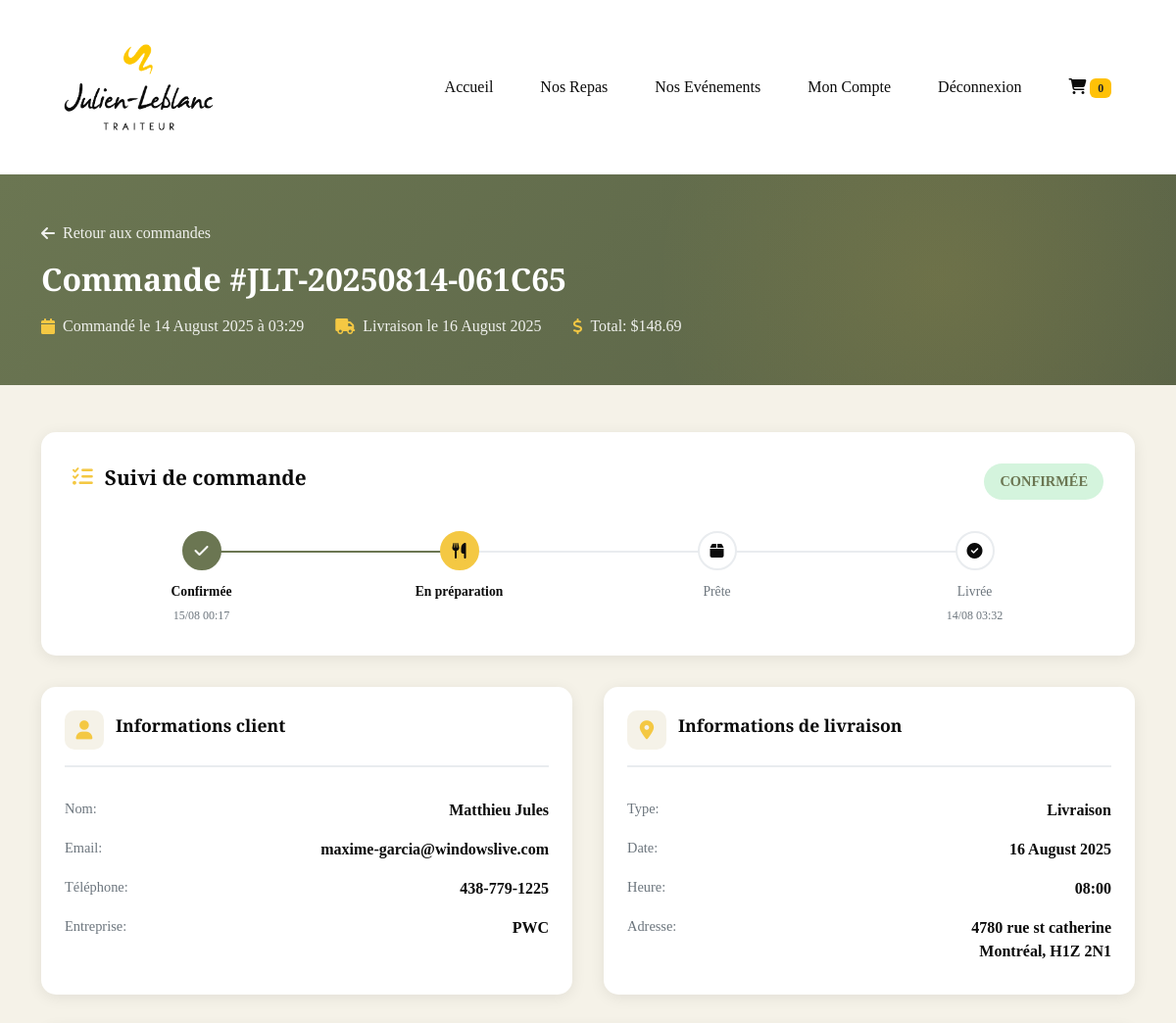
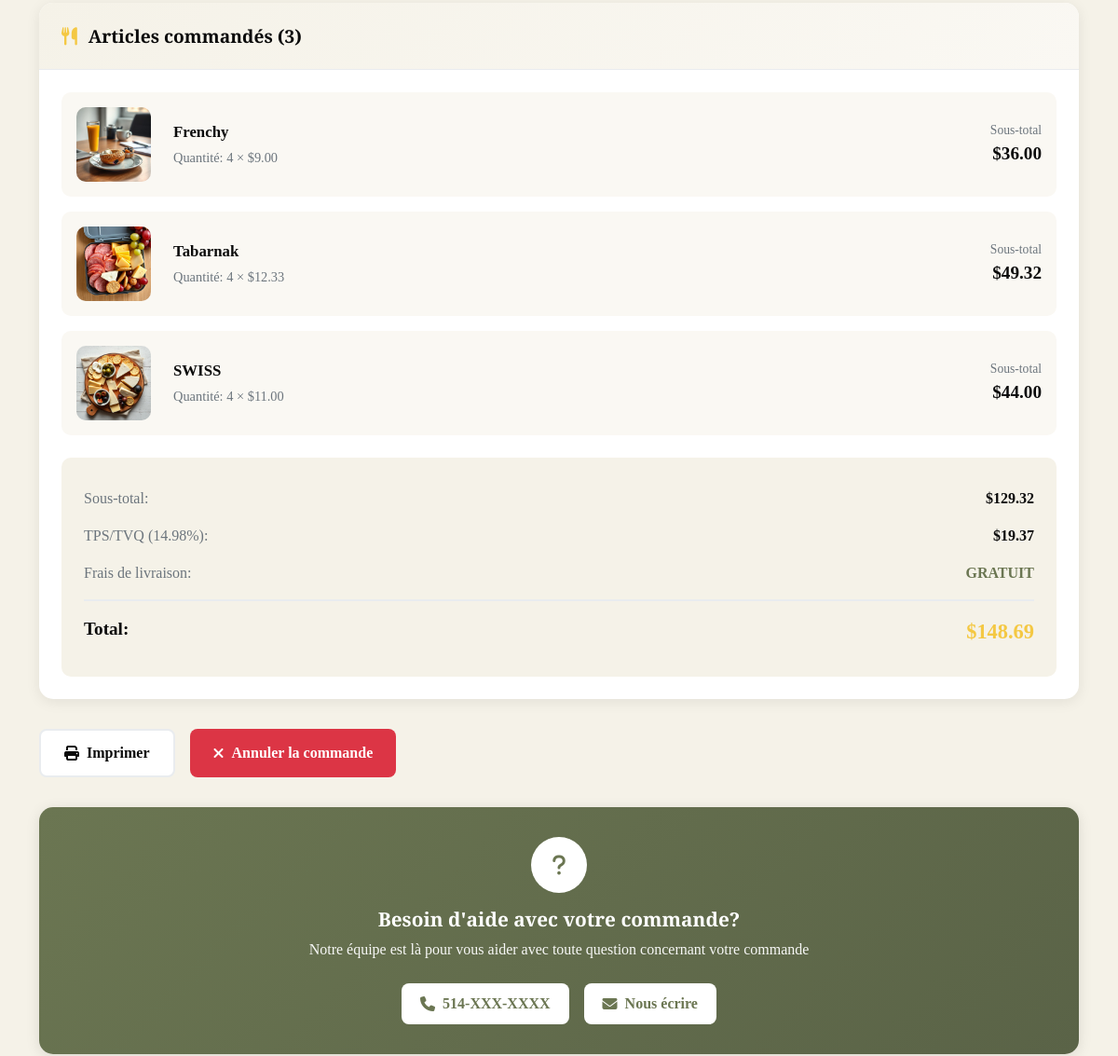
The page /account/order/JLT-20250814-061C65/ (signed in, upper part) on the database as committed earlier (2 pictures, top to bottom).
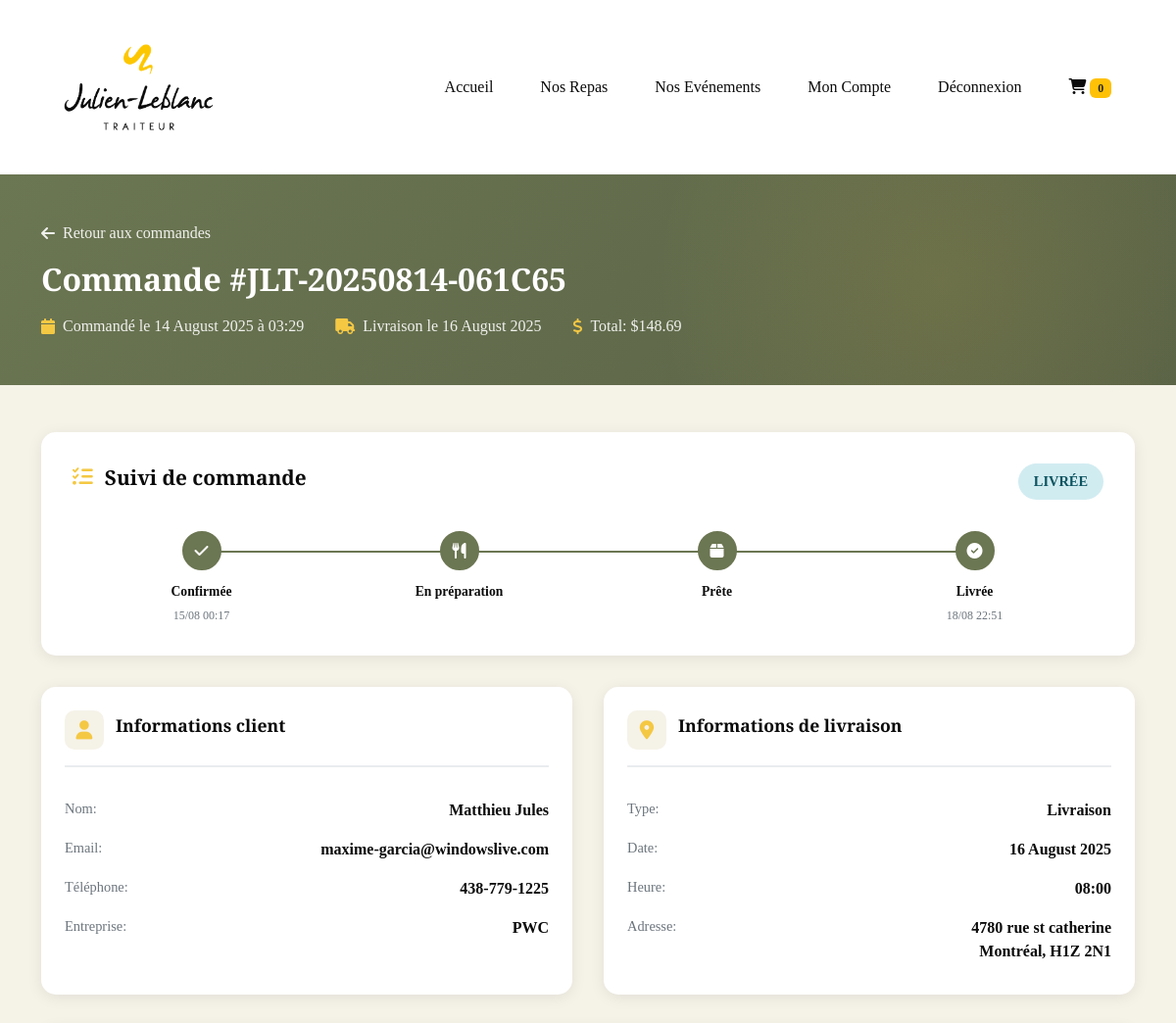
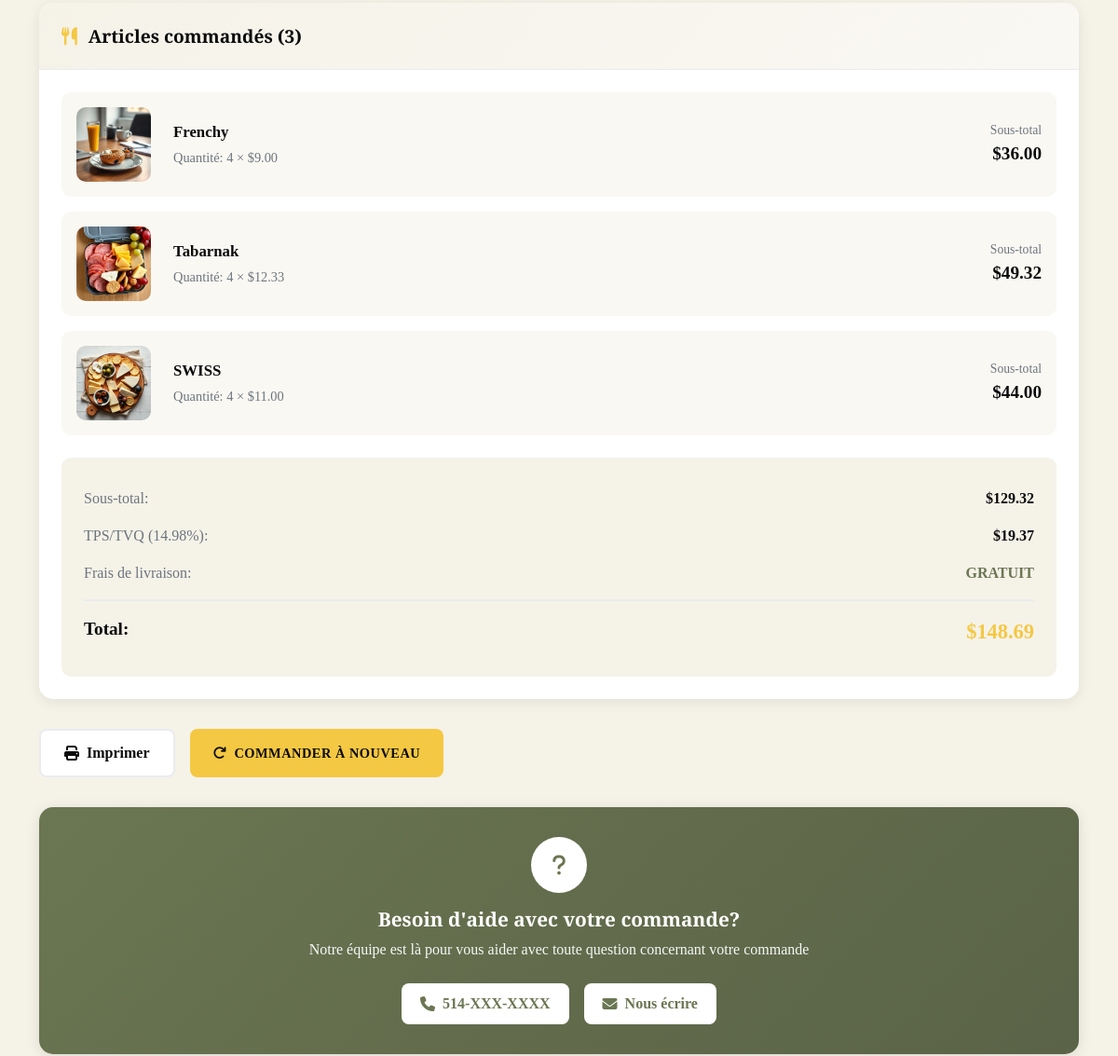
The same page on the database as committed later (2 pictures, top to bottom).
### JLTsite/models.py (models this page shows, shortened)
class Order(models.Model):
    PENDING = 'pending'
    CONFIRMED = 'confirmed'
    PREPARING = 'preparing'
    READY = 'ready'
    DELIVERED = 'delivered'
    CANCELLED = 'cancelled'
    STATUS_CHOICES = [
        (PENDING, 'En attente'),
        (CONFIRMED, 'Confirmée'),
        (PREPARING, 'En préparation'),
        (READY, 'Prête'),
        (DELIVERED, 'Livrée'),
        (CANCELLED, 'Annulée'),
    ]
    PICKUP = 'pickup'
    DELIVERY = 'delivery'
    DELIVERY_CHOICES = [
        (PICKUP, 'Ramassage'),
        (DELIVERY, 'Livraison'),
    ]
    order_number = models.CharField(max_length=50, unique=True, editable=False)
    user = models.ForeignKey(User, on_delete=models.SET_NULL, null=True, related_name='orders')
    status = models.CharField(max_length=20, choices=STATUS_CHOICES, default=PENDING)
    first_name = models.CharField(max_length=100)
    last_name = models.CharField(max_length=100)
    email = models.EmailField()
    phone = models.CharField(max_length=20)
    company = models.CharField(max_length=200, blank=True)
    delivery_type = models.CharField(max_length=20, choices=DELIVERY_CHOICES, default=DELIVERY)
    delivery_address = models.TextField()
    delivery_postal_code = models.CharField(max_length=10)
    delivery_city = models.CharField(max_length=100)
    delivery_date = models.DateField()
    delivery_time = models.TimeField()
    delivery_notes = models.TextField(blank=True)
    subtotal = models.DecimalField(max_digits=10, decimal_places=2)
    tax_rate = models.DecimalField(max_digits=5, decimal_places=2, default=Decimal('14.975'))
    tax_amount = models.DecimalField(max_digits=10, decimal_places=2)
    delivery_fee = models.DecimalField(max_digits=10, decimal_places=2, default=Decimal('0.00'))
    discount_amount = models.DecimalField(max_digits=10, decimal_places=2, default=Decimal('0.00'))
    total = models.DecimalField(max_digits=10, decimal_places=2)
    payment_method = models.CharField(max_length=50, blank=True)
    payment_status = models.CharField(max_length=50, default='pending')
    transaction_id = models.CharField(max_length=200, blank=True)
    created_at = models.DateTimeField(auto_now_add=True)
    updated_at = models.DateTimeField(auto_now=True)
    confirmed_at = models.DateTimeField(null=True, blank=True)
    delivered_at = models.DateTimeField(null=True, blank=True)
    admin_notes = models.TextField(blank=True)
    ORDER_SOURCE_CHOICES = [
        ('online', 'En ligne'),
        ('manual', 'Manuelle (téléphone/sur place)'),
        ('admin', 'Créée par admin'),
    ]
    order_source = models.CharField(
        max_length=20,
        choices=ORDER_SOURCE_CHOICES,
        default='online',
        verbose_name='Source de la commande'
    )
    created_by = models.ForeignKey(
        User,
        on_delete=models.SET_NULL,
        null=True,
        blank=True,
        related_name='orders_created',
        verbose_name='Créée par'
    )
    is_phone_order = models.BooleanField(default=False, verbose_name='Commande téléphonique')
    class Meta:
        verbose_name = 'Commande'
        verbose_name_plural = 'Commandes'
        ordering = ['-created_at']

### JLTsite/views.py (the view)
# urls.py: path('account/order/<str:order_number>/', views.customer_order_detail, name='customer_order_detail'),
@login_required
def customer_order_detail(request, order_number):
    order = get_object_or_404(Order, order_number=order_number, user=request.user)
    return render(request, 'JLTsite/customer_order_detail.html', {'order': order})

### JLTsite/templates/JLTsite/customer_order_detail.html (shortened to what the changed rows need)
{% extends 'JLTsite/base.html' %}
{% load static %}
{% load humanize %}
{% block content %}
<section class="order-detail-header">
    <div class="container">
        <div class="header-content">
            <a href="{% url 'customer_orders' %}" class="back-link">
                <i class="fas fa-arrow-left"></i> Retour aux commandes
            </a>
            <h1 class="order-title">Commande #{{ order.order_number }}</h1>
            <div class="order-meta">
                <div class="order-meta-item">
                    <i class="fas fa-calendar"></i>
                    Commandé le {{ order.created_at|date:"d F Y à H:i" }}
                </div>
                <div class="order-meta-item">
                    <i class="fas fa-truck"></i>
                    Livraison le {{ order.delivery_date|date:"d F Y" }}
                </div>
                <div class="order-meta-item">
                    <i class="fas fa-dollar-sign"></i>
                    Total: ${{ order.total|floatformat:2 }}
                </div>
            </div>
        </div>
    </div>
</section>
<section class="order-detail-content">
    <div class="container">
        <div class="status-timeline">
            <div class="timeline-header">
                <h3 class="timeline-title">
                    <i class="fas fa-tasks"></i> Suivi de commande
                </h3>
                <span class="current-status status-{{ order.status }}">
                    {{ order.get_status_display }}
                </span>
            </div>
            <div class="timeline-steps">
                <div class="timeline-step {% if order.status != 'cancelled' %}completed{% endif %}">
                    <div class="step-icon">
                        <i class="fas fa-check"></i>
                    </div>
                    <div class="step-label">Confirmée</div>
                    {% if order.confirmed_at %}
                    <div class="step-date">{{ order.confirmed_at|date:"d/m H:i" }}</div>
                    {% endif %}
                </div>
                <div class="timeline-step {% if order.status == 'preparing' or order.status == 'ready' or order.status == 'delivered' %}completed{% elif order.status == 'confirmed' %}active{% endif %}">
                    <div class="step-icon">
                        <i class="fas fa-utensils"></i>
                    </div>
                </div>
                <div class="timeline-step {% if order.status == 'ready' or order.status == 'delivered' %}completed{% elif order.status == 'preparing' %}active{% endif %}">
                    <div class="step-icon">
                        <i class="fas fa-box"></i>
                    </div>
                    <div class="step-label">Prête</div>
                </div>
                <div class="timeline-step {% if order.status == 'delivered' %}completed{% elif order.status == 'ready' %}active{% endif %}">
                    <div class="step-icon">
                        <i class="fas fa-check-circle"></i>
                    </div>
                    <div class="step-label">Livrée</div>
                    {% if order.delivered_at %}
                    <div class="step-date">{{ order.delivered_at|date:"d/m H:i" }}</div>
                    {% endif %}
                </div>
            </div>
        </div>
        <div class="info-grid">
            <div class="info-card">
                <div class="info-row">
                    <span class="info-label">Nom:</span>
                    <span class="info-value">{{ order.first_name }} {{ order.last_name }}</span>
                </div>
                <div class="info-row">
                    <span class="info-label">Email:</span>
                    <span class="info-value">{{ order.email }}</span>
                </div>
                <div class="info-row">
                    <span class="info-label">Téléphone:</span>
                    <span class="info-value">{{ order.phone }}</span>
                </div>
                {% if order.company %}
                <div class="info-row">
                    <span class="info-label">Entreprise:</span>
                    <span class="info-value">{{ order.company }}</span>
                </div>
                {% endif %}
            </div>
            <div class="info-card">
                <div class="info-row">
                    <span class="info-label">Type:</span>
                    <span class="info-value">{{ order.get_delivery_type_display }}</span>
                </div>
                <div class="info-row">
                    <span class="info-label">Date:</span>
                    <span class="info-value">{{ order.delivery_date|date:"d F Y" }}</span>
                </div>
                <div class="info-row">
                    <span class="info-label">Heure:</span>
                    <span class="info-value">{{ order.delivery_time|time:"H:i" }}</span>
                </div>
                {% if order.delivery_type == 'delivery' %}
                <div class="info-row">
                    <span class="info-label">Adresse:</span>
                    <span class="info-value">
                        {{ order.delivery_address }}<br>
                        {{ order.delivery_city }}, {{ order.delivery_postal_code }}
                    </span>
                </div>
                {% endif %}
            </div>
        </div>
        <div class="items-card">
            <div class="items-header">
                <h3 class="items-title">
                    <i class="fas fa-utensils"></i> Articles commandés ({{ order.items.count }})
                </h3>
            </div>
            <div class="items-list">
                <div class="totals-section">
                    <div class="total-row">
                        <span class="total-label">Sous-total:</span>
                        <span class="total-value">${{ order.subtotal|floatformat:2 }}</span>
                    </div>
                    <div class="total-row">
                        <span class="total-label">TPS/TVQ ({{ order.tax_rate }}%):</span>
                        <span class="total-value">${{ order.tax_amount|floatformat:2 }}</span>
                    </div>
                    <div class="total-row grand-total">
                        <span class="total-label">Total:</span>
                        <span class="total-value">${{ order.total|floatformat:2 }}</span>
                    </div>
                </div>
            </div>
        </div>
        <div class="action-buttons">
            <button onclick="window.print()" class="btn btn-secondary">
                <i class="fas fa-print"></i> Imprimer
            </button>
            {% if order.status == 'delivered' %}
            <button onclick="reorderItems()" class="btn btn-primary">
                <i class="fas fa-redo"></i> Commander à nouveau
            </button>
            {% endif %}
            {% if order.status == 'pending' or order.status == 'confirmed' %}
            <button onclick="cancelOrder()" class="btn btn-danger">
                <i class="fas fa-times"></i> Annuler la commande
            </button>
            {% endif %}
        </div>
    </div>
</section>
{% endblock %}

Rows that differ between the two databases and show on the page:
changed Order "JLT-20250814-061C65": status "CONFIRMÉE" → "LIVRÉE"; delivered_at "14/08 03:32" → "18/08 22:51"
Other text that changed with them:
text no longer shown: "Annuler la commande"
text now shown: "COMMANDER À NOUVEAU"
